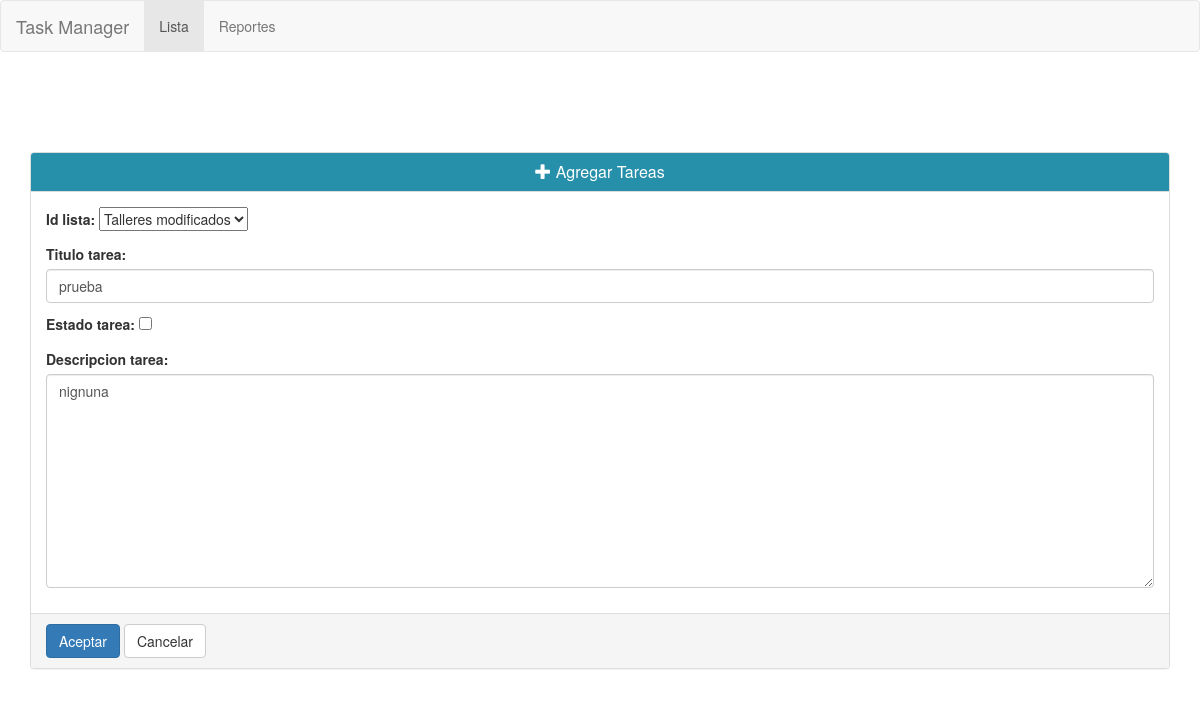
The page /tareas/6/modificar_tarea on the database as committed earlier.
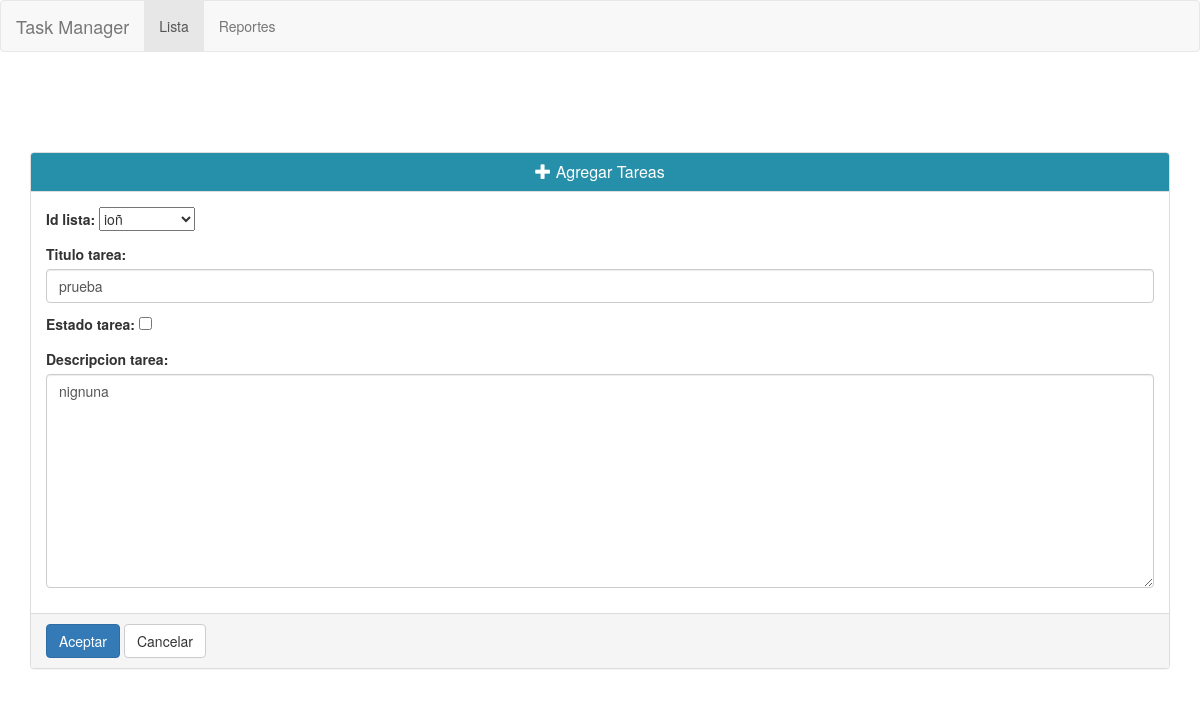
The same page on the database as committed later.
### tareas/models.py (models this page shows, shortened)
@python_2_unicode_compatible  # only if you need to support Python 2
class Tareas(models.Model):
    id_lista = models.ForeignKey(Lista, on_delete=models.CASCADE)
    titulo_tarea = models.CharField(max_length=200, unique=True)
    estado_tarea = models.BooleanField(default=False)
    descripcion_tarea = models.TextField(help_text='Describe la Tarea', blank=True)
    fecha_creacion_tarea = models.DateTimeField(auto_now_add=True)
    fecha_modificacion_tarea = models.DateTimeField(auto_now=True)

### tareas/views.py (the view, shortened to what this page needs)
# urls.py: url(r'^(?P<pk>[0-9]+)/modificar_tarea$', views.TareasUpdateView.as_view(), name='modificar_tarea'),
class TareasUpdateView(generic.UpdateView):
    model = Tareas
    form_class = TareasForm

### tareas/forms.py
class TareasForm(forms.ModelForm):
    titulo_tarea = forms.CharField(widget=forms.TextInput(attrs={'class':'form-control'}))
    descripcion_tarea = forms.CharField(widget=forms.Textarea(attrs={'class':'form-control'}))
    class Meta:
        model = models.Tareas
        fields = ['id_lista','titulo_tarea','estado_tarea','descripcion_tarea']

### tareas/models.py (called while the page is built)
    def __str__(self):
        return self.titulo_lista

### tareas/templates/tareas/tareas_form.html (shortened to what this page needs)
{% extends "base.html" %}
{% block container %}
<form action="" method="post">
 <div class="panel panel-default active" id="panelvisitante">
 <div class="panel-heading" style="background-color: #268FA9;color: white;font-weight: bold;">
   <center>
   <h3 class="panel-title"><span class="glyphicon glyphicon-plus"></span> Agregar Tareas</h3>
   </center>
 </div>
 <div class="panel-body" style="">
        {{ form.as_p }}
 </div>
 <div class="panel-footer danger" id="foterpanel">
     <input class="btn btn-primary" type="submit" value="Aceptar"/>
       <a class="btn btn-default" href="/tareas/">Cancelar</a>
 </div>
 </div>
</form>
{% endblock container %}

Rows that differ between the two databases and show on the page:
changed Tareas "prueba": id_lista "Talleres modificados" → "ioñ"
